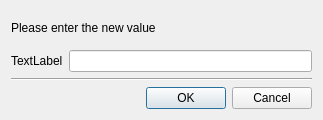
<?xml version="1.0" encoding="UTF-8"?>
<ui version="4.0">
 <class>Dialog</class>
 <widget class="QDialog" name="Dialog">
  <property name="geometry">
   <rect>
    <x>0</x>
    <y>0</y>
    <width>323</width>
    <height>120</height>
   </rect>
  </property>
  <property name="windowTitle">
   <string>Feedback required</string>
  </property>
  <layout class="QVBoxLayout" name="verticalLayout">
   <item>
    <widget class="QLabel" name="label_description">
     <property name="text">
      <string>Please enter the new value</string>
     </property>
    </widget>
   </item>
   <item>
    <layout class="QHBoxLayout" name="horizontalLayout">
     <item>
      <widget class="QLabel" name="label">
       <property name="text">
        <string>TextLabel</string>
       </property>
      </widget>
     </item>
     <item>
      <widget class="QLineEdit" name="lineEdit"/>
     </item>
    </layout>
   </item>
   <item>
    <widget class="Line" name="line">
     <property name="orientation">
      <enum>Qt::Horizontal</enum>
     </property>
    </widget>
   </item>
   <item>
    <widget class="QDialogButtonBox" name="buttonBox">
     <property name="orientation">
      <enum>Qt::Horizontal</enum>
     </property>
     <property name="standardButtons">
      <set>QDialogButtonBox::Cancel|QDialogButtonBox::Ok</set>
     </property>
    </widget>
   </item>
  </layout>
 </widget>
 <resources/>
 <connections>
  <connection>
   <sender>buttonBox</sender>
   <signal>accepted()</signal>
   <receiver>Dialog</receiver>
   <slot>accept()</slot>
   <hints>
    <hint type="sourcelabel">
     <x>248</x>
     <y>254</y>
    </hint>
    <hint type="destinationlabel">
     <x>157</x>
     <y>274</y>
    </hint>
   </hints>
  </connection>
  <connection>
   <sender>buttonBox</sender>
   <signal>rejected()</signal>
   <receiver>Dialog</receiver>
   <slot>reject()</slot>
   <hints>
    <hint type="sourcelabel">
     <x>316</x>
     <y>260</y>
    </hint>
    <hint type="destinationlabel">
     <x>286</x>
     <y>274</y>
    </hint>
   </hints>
  </connection>
 </connections>
</ui>
